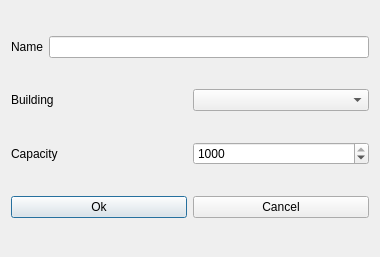
<?xml version="1.0" encoding="UTF-8"?>
<ui version="4.0">
 <class>ModifyRoomForm_template</class>
 <widget class="QDialog" name="ModifyRoomForm_template">
  <property name="geometry">
   <rect>
    <x>0</x>
    <y>0</y>
    <width>380</width>
    <height>257</height>
   </rect>
  </property>
  <property name="windowTitle">
   <string extracomment="The name of themodify room dialog">Modify room</string>
  </property>
  <layout class="QGridLayout">
   <item row="3" column="0">
    <layout class="QHBoxLayout">
     <item>
      <widget class="QPushButton" name="okPushButton">
       <property name="text">
        <string>Ok</string>
       </property>
      </widget>
     </item>
     <item>
      <widget class="QPushButton" name="cancelPushButton">
       <property name="text">
        <string>Cancel</string>
       </property>
      </widget>
     </item>
    </layout>
   </item>
   <item row="2" column="0">
    <layout class="QHBoxLayout">
     <item>
      <widget class="QLabel" name="capacityTextLabel">
       <property name="text">
        <string>Capacity</string>
       </property>
       <property name="wordWrap">
        <bool>false</bool>
       </property>
      </widget>
     </item>
     <item>
      <widget class="QSpinBox" name="capacitySpinBox">
       <property name="minimum">
        <number>1</number>
       </property>
       <property name="maximum">
        <number>1000</number>
       </property>
       <property name="value">
        <number>1000</number>
       </property>
      </widget>
     </item>
    </layout>
   </item>
   <item row="1" column="0">
    <layout class="QHBoxLayout">
     <item>
      <widget class="QLabel" name="textLabel1">
       <property name="text">
        <string>Building</string>
       </property>
       <property name="wordWrap">
        <bool>false</bool>
       </property>
      </widget>
     </item>
     <item>
      <widget class="QComboBox" name="buildingsComboBox"/>
     </item>
    </layout>
   </item>
   <item row="0" column="0">
    <layout class="QHBoxLayout">
     <item>
      <widget class="QLabel" name="nameTextLabel">
       <property name="text">
        <string>Name</string>
       </property>
       <property name="wordWrap">
        <bool>false</bool>
       </property>
      </widget>
     </item>
     <item>
      <widget class="QLineEdit" name="nameLineEdit"/>
     </item>
    </layout>
   </item>
  </layout>
 </widget>
 <layoutdefault spacing="6" margin="11"/>
 <tabstops>
  <tabstop>nameLineEdit</tabstop>
  <tabstop>buildingsComboBox</tabstop>
  <tabstop>capacitySpinBox</tabstop>
  <tabstop>okPushButton</tabstop>
  <tabstop>cancelPushButton</tabstop>
 </tabstops>
 <resources/>
 <connections/>
</ui>
